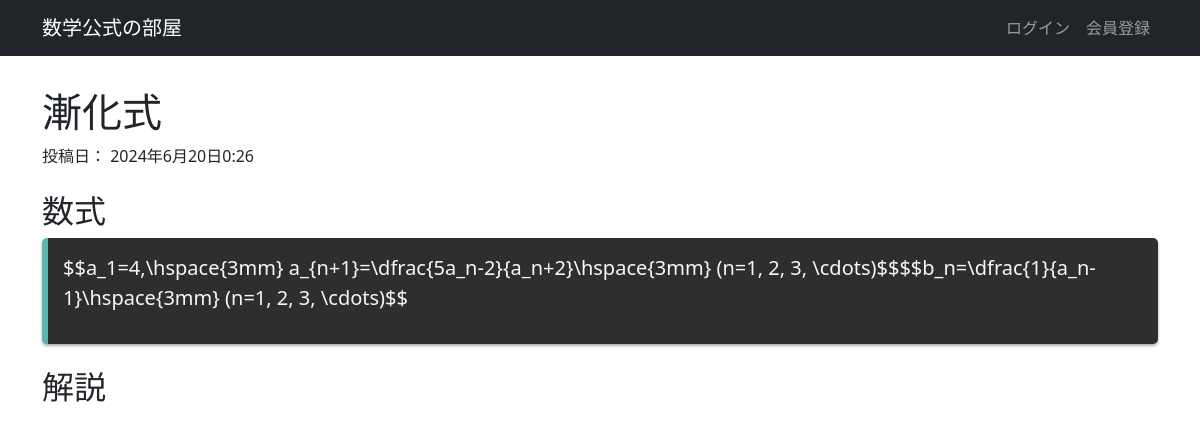
/helloworld/7/, run on the app's committed database.
### helloworld/models.py (models this page shows, shortened)
class Helloworld(models.Model):
    title = models.CharField('タイトル', max_length=128)
    code = models.TextField('数式', blank=True)
    description = models.TextField('説明', blank=True)
    created_by = models.ForeignKey(settings.AUTH_USER_MODEL,
                                   verbose_name='投稿者',
                                   on_delete=models.CASCADE)
    created_at = models.DateTimeField('投稿日', auto_now_add=True)
    updated_at = models.DateTimeField('更新日', auto_now=True)

### helloworld/views.py (the view)
# urls.py: path('<int:snippet_id>/', views.snippet_detail, name = 'snippet_detail'),
def snippet_detail(request, snippet_id):
    snippet = get_object_or_404(Helloworld, pk=snippet_id)
    return render(request, 'snippets/snippet_detail.html', {'snippet': snippet})

### helloworld/templates/snippets/snippet_detail.html (shortened to what this page needs)
{% extends 'base.html' %}
{% block main %}
<h1>{{ snippet.title }}</h1>
<div class="snippet-date">
    投稿日： {{ snippet.created_at|date:'DATETIME_FORMAT' }}
</div><br>
<h2>数式</h2>
<div class="fomula">
    <p>$${{ snippet.code }}$$</p>
</div><br>
<h2>解説</h2>
{% endblock %}

### helloworld/static/snippets/css/style.css (style rules this page uses)
.fomula { color: #f8f8f2; position: relative; padding: 15px; border-radius: 5px; overflow-x: auto; background: #2e2e2e; border-left: solid 6px #5bb7ae; box-shadow: 0px 2px 3px rgba(0, 0, 0, 0.33); font-size: 20px; }

### data on the page
Helloworld: title "漸化式", created_at "2024年6月20日0:26", code "a_1=4,\\hspace{3mm} a_{n+1}=\\dfrac{5a_n-2}{a_n+2}\\hspace{3mm} (n=1, 2, 3, \\cdots)$$$$b_n=\\dfrac{1}{a_n-1}\\hspace{3mm} (n=1, 2, 3, \\cdots)"
